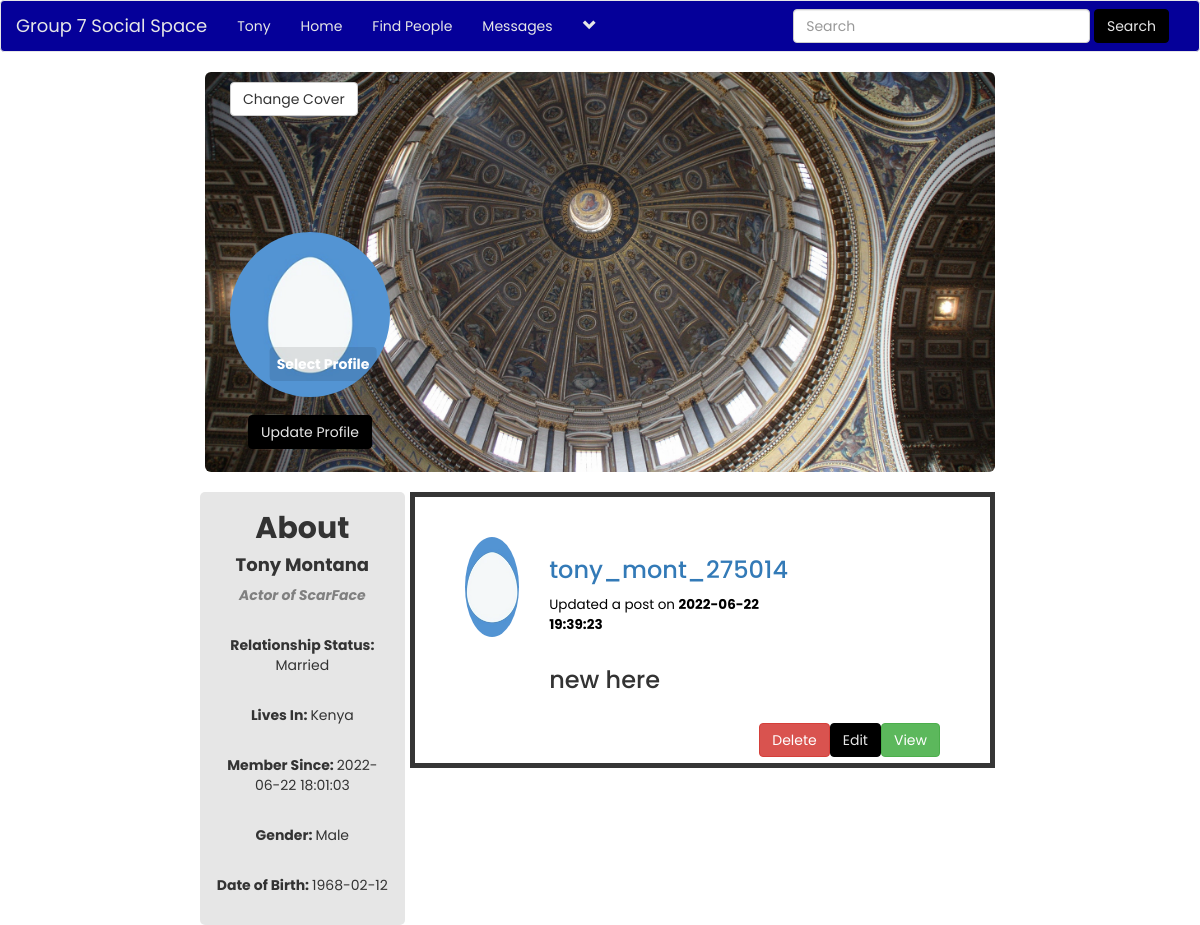
Screenshot of /profile.php?u_id=3 (signed in) with the database file from the repository.
### tables this page shows
CREATE TABLE `users` (
  `user_id` int(11) NOT NULL,
  `f_name` text NOT NULL,
  `l_name` text NOT NULL,
  `user_name` text NOT NULL,
  `describe_user` varchar(255) NOT NULL,
  `Relationship` text NOT NULL,
  `user_pass` varchar(255) NOT NULL,
  `user_email` varchar(255) NOT NULL,
  `user_country` text NOT NULL,
  `user_gender` text NOT NULL,
  `user_birthday` text NOT NULL,
  `user_image` varchar(255) NOT NULL,
  `user_cover` varchar(255) NOT NULL,
  `user_reg_date` timestamp NOT NULL DEFAULT current_timestamp(),
  `status` text NOT NULL,
  `posts` text NOT NULL,
  `recovery_account` varchar(255) NOT NULL
);

CREATE TABLE `posts` (
  `post_id` int(11) NOT NULL,
  `user_id` int(11) NOT NULL,
  `post_content` varchar(255) NOT NULL,
  `upload_image` varchar(255) NOT NULL,
  `post_date` timestamp NOT NULL DEFAULT current_timestamp()
);

### profile.php (the view, shortened to what this page needs)
<!DOCTYPE html>
<?php
    include("includes/header.php");
?>
<html lang="en">
<head>
    <link rel="stylesheet" href="https://maxcdn.bootstrapcdn.com/bootstrap/3.3.7/css/bootstrap.min.css">
    <link rel="stylesheet" href="style/header.css">
    <link rel="stylesheet" href="style/home_style2.css">
</head>
<body>
    <div class="row">
	    <div class="col-sm-2"></div>
	<div class="col-sm-8">
		<?php
			echo"
			    <div>
				    <div>
                        <img id='cover-img' class='img-rounded' src='cover/$user_cover' alt='cover'>
                    </div>
                    <form action='profile.php?u_id=$user_id' method='post' enctype='multipart/form-data'>
				    <ul class='nav pull-left' style='position:absolute;top:10px;left:40px;'>
					    <li class='dropdown'>
                            <button class='dropdown-toggle btn btn-default' data-toggle='dropdown'>Change Cover</button>
                            <div class='dropdown-menu'>
                                <center>
                                    <p>Click <strong>Select Cover</strong> and then click the <br> <strong>Update Cover</strong></p>
                                    <label class='btn btn-info'> Select Cover
                                    <input type='file' name='u_cover' size='60' />
                                    </label><br><br>
                                    <button name='submit' class='btn btn-info'>Update Cover</button>
                                </center>
						    </div>
					    </li>
				    </ul>
				    </form>
			    </div>
                <div id='profile-img'>
				    <img src='users/$user_image' alt='Profile' class='img-circle' width='160px' height='165px'>
				    <form action='profile.php?u_id='$user_id' method='post' enctype='multipart/form-data'>
				        <label id='update_profile'> Select Profile
                        <input type='file' name='u_image' size='60' />
                        </label><br><br>
                        <button id='button_profile' name='update' class='btn btn-info'>Update Profile</button>
				    </form>
			    </div><br>
			";
		?>
	</div>
        <div class="col-sm-2"></div>
    </div>
    <div class="row">
	    <div class="col-sm-2"></div>
	<div class="col-sm-2" style="background-color: #e6e6e6;text-align: center;left: 0.8%;border-radius: 5px;">
		<?php
		    echo"
                <center><h2><strong>About</strong></h2></center>
                <center><h4><strong>$first_name $last_name</strong></h4></center>
                <p><strong><i style='color:grey;'>$describe_user</i></strong></p><br>
                <p><strong>Relationship Status: </strong> $Relationship_status</p><br>
                <p><strong>Lives In: </strong> $user_country</p><br>
                <p><strong>Member Since: </strong> $register_date</p><br>
                <p><strong>Gender: </strong> $user_gender</p><br>
                <p><strong>Date of Birth: </strong> $user_birthday</p><br>
		    ";
		?>
	</div>
    <div class="col-sm-6">
        <?php
        global $con;
        if (isset($_GET['u_id'])) {
            $u_id = $_GET['u_id'];
        }
        $get_posts = "select * from posts where user_id='$u_id' ORDER by 1 DESC LIMIT 5";
        $run_posts = mysqli_query($con, $get_posts);
        while ($row_posts = mysqli_fetch_array($run_posts)) {
            $post_id = $row_posts['post_id'];
            $user_id = $row_posts['user_id'];
            $content = $row_posts['post_content'];
            $upload_image = $row_posts['upload_image'];
            $post_date = $row_posts['post_date'];
            $user = "select * from users where user_id='$user_id' AND posts='yes'";
            $run_user = mysqli_query($con, $user);
            $row_user = mysqli_fetch_array($run_user);
            $user_name = $row_user['user_name'];
            $user_image = $row_user['user_image'];
            if($content == "No" && strlen($upload_image) >= 1) {
                echo"
                    <div id='own_posts'>
                        <div class='row'>
                            <div class='col-sm-2'>
                                <p><img src='users/$user_image' class='img-circle' width='100px' height='100px'></p>
                            </div>
                            <div class='col-sm-6'>
                                <h3><a style='text-decoration:none; cursor:pointer;color #3897f0;' href='user_profile.php?u_id=$user_id'>$user_name</a></h3>
                                <h4><small style='color:black;'>Updated a post on <strong>$post_date</strong></small></h4>
                            </div>
                            <div class='col-sm-4'></div>
                        </div>
                        <div class='row'>
                            <div class='col-sm-12'>
                                <img id='posts-img' src='imagepost/$upload_image' style='height:350px;'>
                            </div>
                        </div> <br>
                        <a href='single.php?post_id=$post_id' style='float:right;'><button class='btn btn-success'>View</button></a>
                        <a href='functions/delete_post.php?post_id=$post_id' style='float:right;'><button class='btn btn-danger'>Delete</button></a>
                    </div><br><br>
                ";
            }
            else{
                echo"
                    <div id='own_posts'>
                        <div class='row'>
                            <div class='col-sm-2'>
                                <p><img src='users/$user_image' class='img-circle' width='100px' height='100px'></p>
                            </div>
                            <div class='col-sm-6'>
                                <h3><a style='text-decoration:none; cursor:pointer;color #3897f0;' href='user_profile.php?u_id=$user_id'>$user_name</a></h3>
                                <h4><small style='color:black;'>Updated a post on <strong>$post_date</strong></small></h4>
                            </div>
                            <div class='col-sm-4'></div>
                        </div>
                        <div class='row'>
                            <div class='col-sm-2'></div>
                            <div class='col-sm-6'>
                                <h3><p>$content</p></h3>
                            </div>
                            <div class='col-sm-4'></div>
                        </div> <br>
                ";
                global $con;
                if(isset($_GET['u_id'])) {
                    $u_id = $_GET['u_id'];
                }
                $get_posts = "select user_email from users where user_id='$u_id'";
                $run_user = mysqli_query($con, $get_posts);
                $row = mysqli_fetch_array($run_user);
                $user_email = $row['user_email'];
                $user = $_SESSION['user_email'];
                $get_user  = "select * from users where user_email='$user'";
                $run_user = mysqli_query($con, $get_user);
                $row = mysqli_fetch_array($run_user);
                $user_id = $row['user_id'];
                $u_email = $row['user_email'];
                if($u_email != $user_email){
                    echo "<script>window.open('profile.php?u_id=$user_id', '_self')</script>";
                }else{
                    echo"
                        <a href='single.php?post_id=$post_id' style='float:right;'><button class='btn btn-success'>View</button></a>
                        <a href='edit_post.php?post_id=$post_id' style='float:right;'><button class='btn btn-info'>Edit</button></a>
                        <a href='functions/delete_post.php?post_id=$post_id' style='float:right;'><button class='btn btn-danger'>Delete</button></a>
                        </div><br><br>
                    ";
                }
            }
        }
        ?>
    </div>
    <div class="col-sm-2">
    </div>
    </div>
</body>
</html>

### includes/header.php (shortened to what this page needs)
<?php
include("functions/functions.php");
?>
<nav class="navbar navbar-default">
	<div class="container-fluid">
		<div class="navbar-header">
			<a class="navbar-brand" href="home.php">Group 7 Social Space</a>
		</div>
		<div class="collapse navbar-collapse" id="bs-example-navbar-collapse-1">
	      <ul class="nav navbar-nav">
	      	<?php
			$user = $_SESSION['user_email'];
			$get_user = "select * from users where user_email='$user'";
			$run_user = mysqli_query($con,$get_user);
			$row=mysqli_fetch_array($run_user);
			$user_id = $row['user_id'];
			$first_name = $row['f_name'];
			$last_name = $row['l_name'];
			$describe_user = $row['describe_user'];
			$Relationship_status = $row['Relationship'];
			$user_country = $row['user_country'];
			$user_gender = $row['user_gender'];
			$user_birthday = $row['user_birthday'];
			$user_image = $row['user_image'];
			$user_cover = $row['user_cover'];
			$register_date = $row['user_reg_date'];
			$user_posts = "select * from posts where user_id='$user_id'";
			$run_posts = mysqli_query($con,$user_posts);
			$posts = mysqli_num_rows($run_posts);
			?>
	        <li><a href='profile.php?<?php echo "u_id=$user_id" ?>'><?php echo "$first_name"; ?></a></li>
	       	<li><a href="home.php">Home</a></li>
			<li><a href="members.php">Find People</a></li>
			<li><a href="messages.php?u_id=new">Messages</a></li>
            <?php
                echo"
                <li class='dropdown'>
                    <a href='#' class='dropdown-toggle' data-toggle='dropdown' role='button' aria-haspopup='true' aria-expanded='false'><span><i class='glyphicon glyphicon-chevron-down'></i></span></a>
                    <ul class='dropdown-menu'>
                        <li>
                            <a href='my_post.php?u_id=$user_id'>My Posts <span class='badge badge-secondary'>$posts</span></a>
                        </li>
                        <li>
                            <a href='edit_profile.php?u_id=$user_id'>Edit Account</a>
                        </li>
                        <li role='separator' class='divider'></li>
                        <li>
                            <a href='logout.php'>Logout</a>
                        </li>
                    </ul>
                </li>
                ";
            ?>
			</ul>
            <ul class="nav navbar-nav navbar-right">
				<li class="dropdown">
					<form class="navbar-form navbar-left" method="get" action="results.php">
						<div class="form-group">
							<input type="text" class="form-control" name="user_query" placeholder="Search">
						</div>
						<button type="submit" class="btn btn-info" name="search">Search</button>
					</form>
				</li>
			</ul>
		</div>
	</div>
</nav>

### style/header.css (style rules this page uses)
.navbar-default { background-color: hsl(242, 100%, 30%); }
.navbar-default .navbar-brand:focus, .navbar-default .navbar-brand { color: hsl(0, 0%, 90%); background-color: transparent; }
.navbar-default .navbar-nav>li>a { color: hsl(0, 0%, 90%); }
.btn-info { color: hsl(0, 0%, 90%); background-color: hsl(0, 100%, 0%); border-color: hsl(0, 100%, 0%); }

### style/home_style2.css (style rules this page uses)
body { font-family: 'Poppins'; overflow-x: hidden; }
label { padding: 7px; display: table; color: #fff; }

### profile.php (style rules this page uses)
body { font-family: 'Poppins'; overflow-x: hidden; }
img { max-width: 100%; object-fit: cover; object-position: center; }
#cover-img { height: 400px; width: 100%; }
#profile-img { position: absolute; top: 160px; left: 40px; border-radius: 50%; }
#update_profile { position: relative; top: -33px; cursor: pointer; left: 93px; border-radius: 4px; background-color: rgba(0,0,0,0.1); transform: translate(-50%, -50%); }
#button_profile { position: absolute; top: 82%; left: 50%; cursor: pointer; transform: translate(-50%, -50%); }
#own_posts { border: 5px solid #363636; padding: 40px 50px; }

### rows the page displays
users: f_name "Tony", user_cover (placeholder picture), user_image (picture), l_name "Montana", describe_user "Actor of ScarFace", Relationship "Married", user_country "Kenya", user_reg_date "2022-06-22 18:01:03", user_gender "Male", user_birthday "1968-02-12"
posts: user.user_image (picture), user.user_name "tony_mont_275014", post_date "2022-06-22 19:39:23", post_content "new here"
